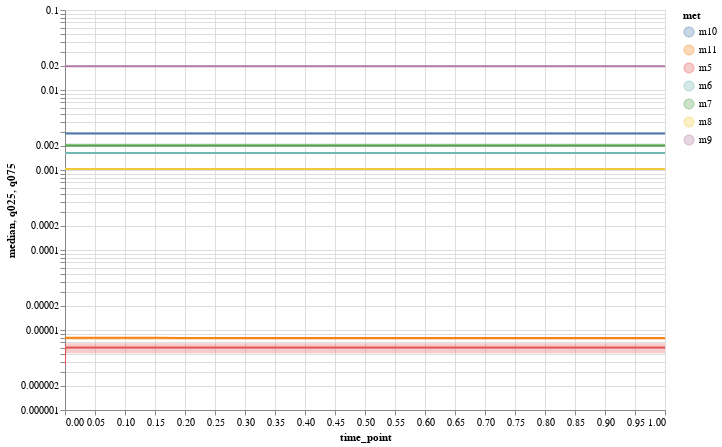

Source (notebook cell):
### Markdown cell above
#### Plot summarized results for whole ensemble

### Code cell
plot_ensemble_interactive(conc_interp_quantiles, quant_type='conc_abs', selected_data=met_names, x_scale='linear',
                          y_scale='log', x_lim=None, y_lim=None)

### Figure 1 — Vega-Lite specification as saved in the notebook (floating-point values rounded to 4 significant figures; data arrays with more than 128 entries replaced by an {"elided": "..."} marker saying what was removed)
{"config": {"view": {"continuousWidth": 400, "continuousHeight": 300}}, "layer": [{"data": {"name": "data-6b63e1766781a040d2edee3eef70da18"}, "mark": "line", "encoding": {"color": {"type": "nominal", "field": "met"}, "tooltip": [{"type": "nominal", "field": "met"}, {"type": "quantitative", "field": "median"}], "x": {"type": "quantitative", "field": "time_point", "scale": {"type": "linear"}}, "y": {"type": "quantitative", "field": "median", "scale": {"type": "log"}}}, "height": 400, "selection": {"selector003": {"type": "interval", "bind": "scales", "encodings": ["x", "y"]}}, "width": 600}, {"data": {"name": "data-6b63e1766781a040d2edee3eef70da18"}, "mark": "area", "encoding": {"color": {"type": "nominal", "field": "met"}, "opacity": {"value": 0.3}, "tooltip": [{"type": "nominal", "field": "met"}, {"type": "quantitative", "field": "median"}], "x": {"type": "quantitative", "field": "time_point", "scale": {"type": "linear"}}, "y": {"type": "quantitative", "field": "q025", "scale": {"type": "log"}}, "y2": {"field": "q075"}}, "height": 400, "width": 600}], "$schema": "https://vega.github.io/schema/vega-lite/v4.8.1.json", "datasets": {"data-6b63e1766781a040d2edee3eef70da18": {"elided": "700 records"}}}
